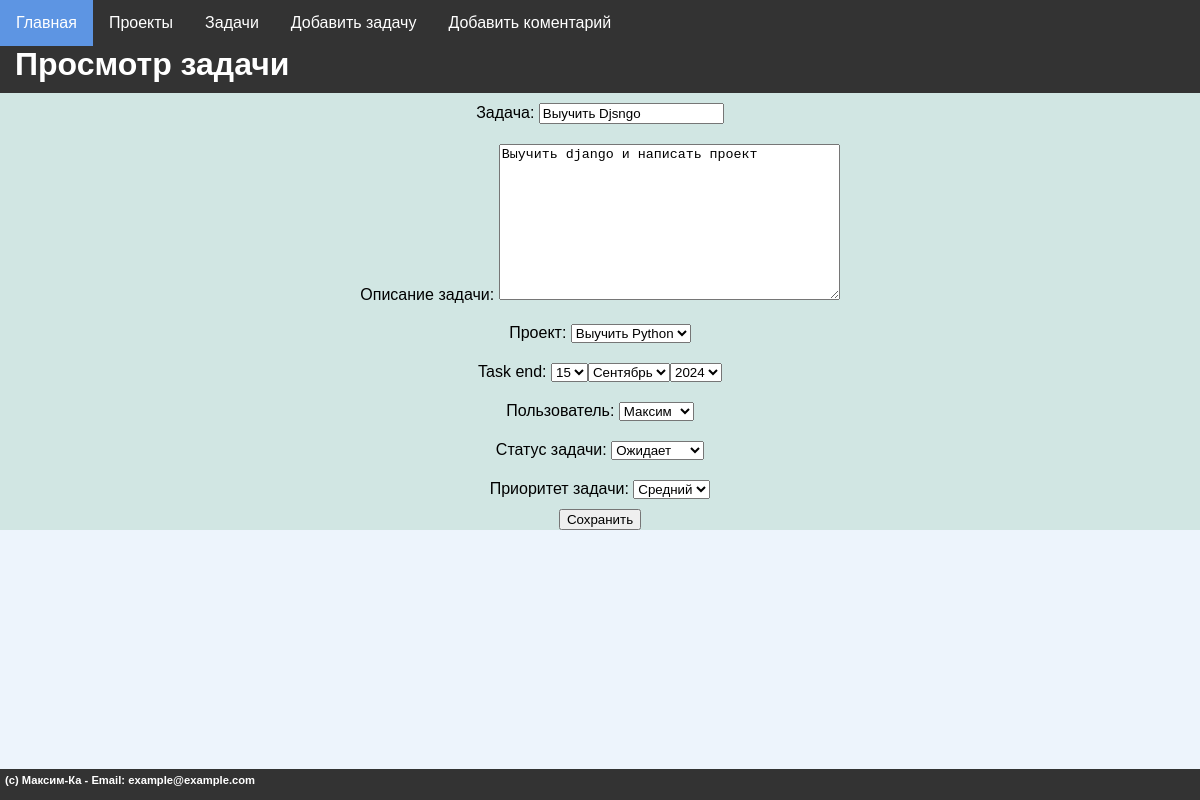
Before: /viewtask/4/ with the older database file.
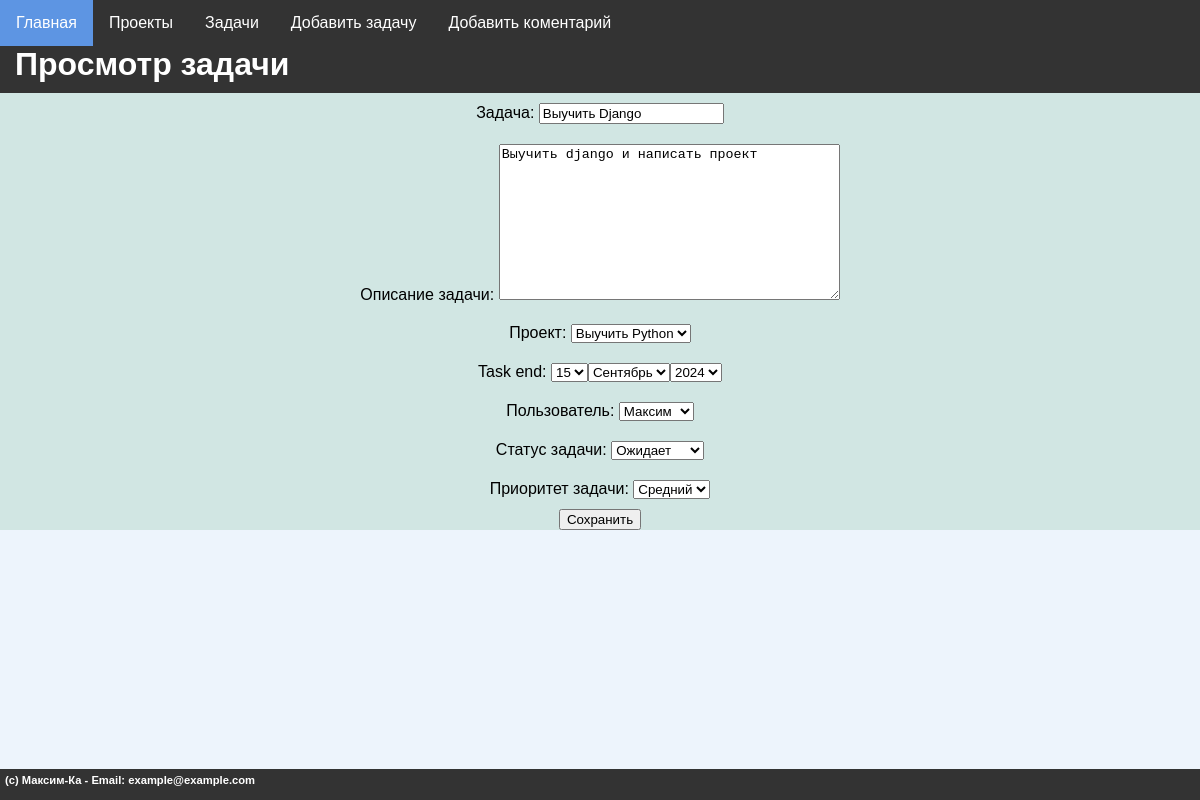
After: the same page with the newer database file.
### mainsite/models.py (models this page shows, shortened)
class Tasks(models.Model):
    STATUS_CHOICES = [
        ('Ожидает', 'Ожидает'),
        ('В процессе', 'В процессе'),
        ('Готово', 'Готово'),
    ]
    PRIORITY_CHOICES = [
        ('Низкий', 'Низкий'),
        ('Средний', 'Средний'),
        ('Высокий', 'Высокий'),
    ]
    task_proj = models.ForeignKey(Project, to_field='proj_name', on_delete=models.CASCADE, related_name='tasks', verbose_name="Проект")
    implementer = models.ForeignKey(Users, to_field='username',null = True ,on_delete=models.CASCADE, related_name='user', verbose_name="Пользователь" )
    task_name = models.CharField(max_length=255, verbose_name="Задача")
    task_desc = models.TextField(blank=True, verbose_name="Описание задачи")
    task_end = models.DateField(null = True, verbose_name="Выполнить до")
    status = models.CharField(max_length=20, choices=STATUS_CHOICES, default='pending', verbose_name="Статус задачи")
    priority = models.CharField(max_length=20, choices=PRIORITY_CHOICES, default='medium', verbose_name="Приоритет задачи")
    class Meta:
        verbose_name = "Задачи"
        verbose_name_plural = "Задачи"
        ordering = ["task_end"]

### mainsite/views.py (the view, shortened to what this page needs)
# urls.py: path('viewtask/<int:task_id>/', view_task, name='view_task'),
def view_task(request, task_id):
    menu = [{'title':'Главная','url':'/'},
            {'title':'Проекты','url':'/proj'},
            {'title':'Задачи','url':'/tasks'},
            {'title':'Добавить задачу','url':'/add_task'},
            {'title':'Добавить коментарий','url':'/add_coment'}]
    instance = get_object_or_404(Tasks, id=task_id)
    form = TaskForm(instance=instance)
    context = {
        'title': 'Просмотр задачи',
        'menu': menu,
        'form': form,
        'footer' : "(c) Максим-Ка - Email: example@example.com",
        'header' : "Просмотр задачи"
    }
    return render(request, 'project_K/viewtask.html', context)

### mainsite/forms.py
class TaskForm(forms.ModelForm):
    task_end = forms.DateField(widget=SelectDateWidget(years=range(2024, 2026)))
    class Meta:
        model = Tasks
        fields = ['task_name','task_desc','task_proj','task_end','implementer','status','priority']

### mainsite/models.py (called while the page is built)
    def __str__(self):
      return self.username

    def __str__(self):
      return self.proj_name

### mainsite/templates/project_K/viewtask.html
{% extends 'project_K/base.html' %} {% block content %}
<form method="post" enctype="multipart/form-data">
  {% csrf_token %} {{ form.non_field_errors }} {{ form.as_p }}
  <button type="submit">Сохранить</button>
</form>
{% endblock %}

Changed rows visible on the page:
changed Tasks "Выучить django и написать проект": task_name "Выучить Djsngo" → "Выучить Django"
